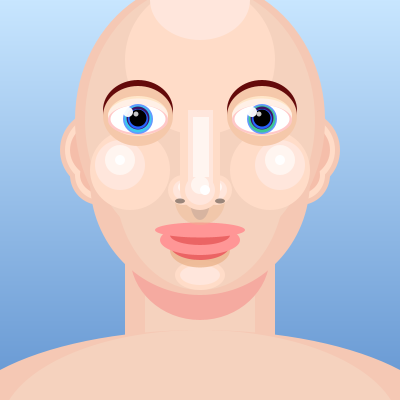
Frame 1 (no input)
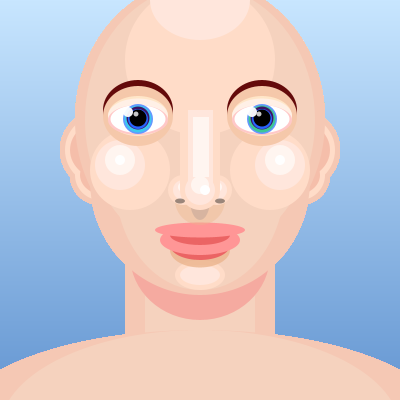
Frame 60 (the mouse pressed at the canvas centre just before this capture)
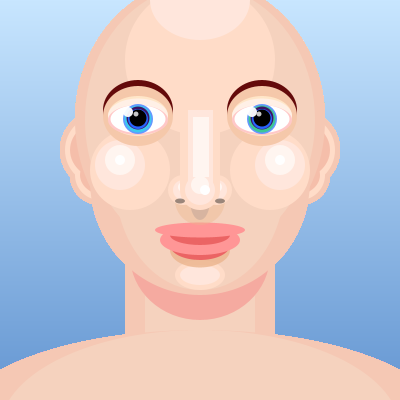
Frame 120 (the mouse held since frame 60 and released just before this capture)

The Processing sketch that drew these frames (run headless with seeded random() and noise(); from frame 60 on, the mouse is pressed at the canvas centre):

// Processing sketch: processing_12019
// ── processing_12019.pde

int Y_AXIS = 1;
int X_AXIS = 2;

void setup() {
size(400,400);
color b1 = color(200, 230, 255);
color b2 = color(100, 150, 210);
setGradient(0, 0, width, height, b1, b2, Y_AXIS);
}

void draw() {
  smooth();
  noStroke();
  
//neck
  fill(245,200,180);
  rect(125,180,150,230);
  fill(245,210,190);
  rect(145,190,110,230);
  fill(245,170,160);
  ellipse(200,255,140,130);

//shoulders
  fill(245,200,180);
  ellipse(200,430,500,200);
  fill(245,210,190);
  ellipse(200,430,400,200);

 //ears
  fill(245,200,180);
  ellipse(100,150,80,80);
  ellipse(300,150,80,80);
  ellipse(100,175,60,60);
  ellipse(300,175,60,60);
  fill(255,220,200);
  ellipse(100,150,70,70);
  ellipse(300,150,70,70);
  ellipse(100,175,50,50);
  ellipse(300,175,50,50);
  fill(245,190,170);
  ellipse(105,150,70,60);
  ellipse(295,150,70,60);
  ellipse(105,175,50,40);
  ellipse(295,175,50,40);
//head
  fill(245,200,180);
  ellipse(200,180,220,230);
  ellipse(200,120,250,280);
  fill(245,210,190);
  ellipse(200,180,170,220);
  ellipse(200,120,230,270);
//cheeks
  fill(255,220,200);
  ellipse(130,170,80,80);
  ellipse(270,170,80,80);
  fill(255,230,220);
  ellipse(120,165,50,50);
  ellipse(280,165,50,50);
  fill(255,245,240);
  ellipse(120,160,30,30);
  ellipse(280,160,30,30);
  fill(255);
  ellipse(120,160,10,10);
  ellipse(280,160,10,10);
//chin/forehead
  fill(255,220,200);
  ellipse(200,60,150,150);
  ellipse(200,275,50,30);
  fill(255,230,220);
  ellipse(200,0,100,80);
  ellipse(200,275,40,20);
//mouth
  fill(235,180,140,200);
  ellipse(200,250,60,35);
  fill(235,100,100);
  ellipse(200,245,60,30);
  fill(255,150,150);
  ellipse(200,240,80,30);
  fill(235,100,100);
  ellipse(200,235,60,20);
  fill(255,150,150);
  ellipse(200,230,90,15);
//nose
//shadow
  fill(235,180,140,100);
  ellipse(200,200,50,50);
  fill(215,180,160);
  ellipse(200,200,20,40);
//bridge  
  fill(255,220,200);
  ellipse(183,190,30,30);
  ellipse(217,190,30,30);
  fill(255,230,220);
  ellipse(183,190,20,20);
  ellipse(217,190,20,20);
  fill(255,245,240);
  ellipse(183,187,10,10);
  ellipse(217,187,10,10);
 //nose-middle
  fill(255,220,200);
  rect(180,100,40,90);
  ellipse(200,190,40,40);
      fill(0,0,0,100);
  ellipse(180,201,10,5);
  ellipse(220,201,10,5);
  fill(255,230,220);
  rect(188,110,25,80);
  ellipse(200,190,30,30);
  fill(255,245,240);
  rect(193,117,16,60);
  ellipse(200,185,18,18);
  fill(255);
  ellipse(205,190,10,10);
  
//drawing eyes - left
//eyebrow
  fill(100,10,10);
  ellipse(138,110,70,60);
//eyelid
  fill(245,200,170);
  ellipse(138,116,70,60);
  fill(255,230,200);
  ellipse(138,116,60,40);
  fill(255,240,230);
  ellipse(138,116,60,35);
//whites
  fill(255,200,200);
  ellipse(138,120,60,30);
  fill(255);
  ellipse(138,119,55,28);
//iris
  fill(100,150,255);
  ellipse(138,119,30,30);
  fill(60,200,240);
  ellipse(138,119,27,27);
  fill(60,20,100);
  ellipse(138,118,23,23);
  fill(40,100,255);
  ellipse(138,119,20,20);
//pupil
  fill(0);
  ellipse(138,118,17,17);
//shine
  fill(255,200);
  ellipse(136,114,5,5);
  fill(255,240);
  ellipse(128,112,10,10);
  
//drawing eyes - right
//eyebrow
  fill(100,10,10);
  ellipse(135+127,110,70,60);
//eyelid
  fill(245,200,170);
  ellipse(120+142,116,70,60);
  fill(255,230,200);
  ellipse(120+142,116,60,40);
  fill(255,240,230);
  ellipse(120+142,116,60,35);
//whites
  fill(255,200,200);
  ellipse(120+142,120,60,30);
  fill(255);
  ellipse(120+142,119,55,28);
//iris
  fill(100,150,255);
  ellipse(120+142,119,30,30);
  fill(60,200,150);
  ellipse(120+142,119,27,27);
  fill(60,20,100);
  ellipse(120+142,118,23,23);
  fill(40,100,255);
  ellipse(120+142,119,20,20);
//pupil
  fill(0);
  ellipse(120+142,118,17,17);
//shine
  fill(255,200);
  ellipse(117+142,114,5,5);
  fill(255,240);
  ellipse(110+142,112,10,10);
}

void setGradient(int x, int y, float w, float h, color c1, color c2, int axis ){
  float deltaR = red(c2)-red(c1);
  float deltaG = green(c2)-green(c1);
  float deltaB = blue(c2)-blue(c1);
  if(axis == Y_AXIS){
    for (int i=x; i<=(x+w); i++){
      // row
      for (int j = y; j<=(y+h); j++){
        color c = color(
        (red(c1)+(j-y)*(deltaR/h)),
        (green(c1)+(j-y)*(deltaG/h)),
        (blue(c1)+(j-y)*(deltaB/h)) 
          );
        set(i, j, c);
      }
    }  
  }  
}


 
